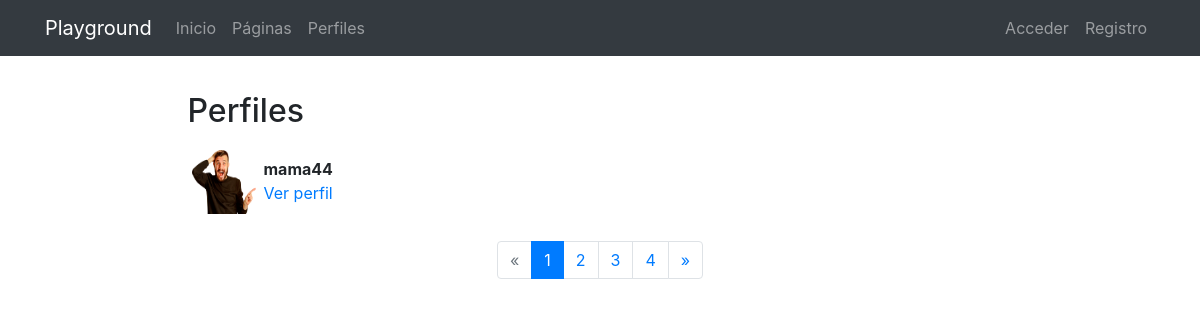
The page /profile/list/ on the database its author committed.
### registration/models.py (models this page shows)
class Profile(models.Model):
    user = models.OneToOneField(User, on_delete=models.CASCADE)
    avatar = models.ImageField(upload_to=custom_upload_to, null=True, blank=True)
    bio = models.TextField(null=True, blank=True)
    link = models.URLField(max_length=200, null=True, blank= True)
    class Meta:
        ordering = ['user__username']

### profiles/views.py (the view)
# urls.py: path('list/', ProfileListView.as_view(), name='list'),
class ProfileListView(ListView):
    model = Profile
    template_name = 'profiles/profile_list.html'
    paginate_by = 1

### profiles/templates/profiles/profile_list.html (shortened to what this page needs)
{% extends 'core/base.html' %}
{% load static %}
{% block content %}
<main role="main">
  <div class="container">
    <div class="row mt-3">
      <div class="col-md-9 mx-auto mb-5">
        <h2>Perfiles</h2>
        <div class="row">
          {% for profile in profile_list %}
            <div class="col-md-4 mt-2 mb-3 ">
              <div class="row p-1">
                <div class="col-md-12">
                  {% if profile.avatar %}
                    <img src="{{profile.avatar.url}}" class="img-fluid profile-avatar">
                  {% else %}
                    <img src="{% static 'registration/img/no-avatar.jpg' %}" class="img-fluid profile-avatar">
                  {% endif %}
                  <p class="profile-data">
                    <b>{{profile.user|truncatechars:"16"}}</b><br>
                    <a href="{% url 'profiles:detail' profile.user %}">Ver perfil</a>
                  </p>
                </div>
              </div>
            </div>
          {% endfor %}
        </div>
        {% if is_paginated %}
          <nav aria-label="Page navigation">
            <ul class="pagination justify-content-center">
              {% if page_obj.has_previous %}
                <li class="page-item ">
                  <a class="page-link" href="?page={{ page_obj.previous_page_number }}">&laquo;</a>
                </li>
              {% else %}
                <li class="page-item disabled">
                  <a class="page-link" href="#" tabindex="-1">&laquo;</a>
                </li>
              {% endif %}
              {% for i in paginator.page_range %}
                <li class="page-item {% if page_obj.number == i %}active{% endif %}">
                  <a class="page-link" href="?page={{ i }}">{{ i }}</a>
                </li>
              {% endfor %}
              {% if page_obj.has_next %}
                <li class="page-item ">
                  <a class="page-link" href="?page={{ page_obj.next_page_number }}">&raquo;</a>
                </li>
              {% else %}
                <li class="page-item disabled">
                  <a class="page-link" href="#" tabindex="-1">&raquo;</a>
                </li>
              {% endif %}
            </ul>
          </nav>
        {% endif %}
      </div>
    </div>
  </div>
</main>
{% endblock %}

### core/static/core/css/main.css (style rules this page uses)
main { padding-top: 20px; }
:root { --jumbotron-padding-y: 3rem; }

### profiles/templates/profiles/profile_list.html (style rules this page uses)
.profile-avatar { float:left;width:4rem;height:4rem }
.profile-data { padding-left:4.5rem;padding-top:.4rem; }

### rows shown on the page
Profile: avatar (picture), user "mama44"

### other values the page prints
{{ i }} "1" "2" "3" "4"
